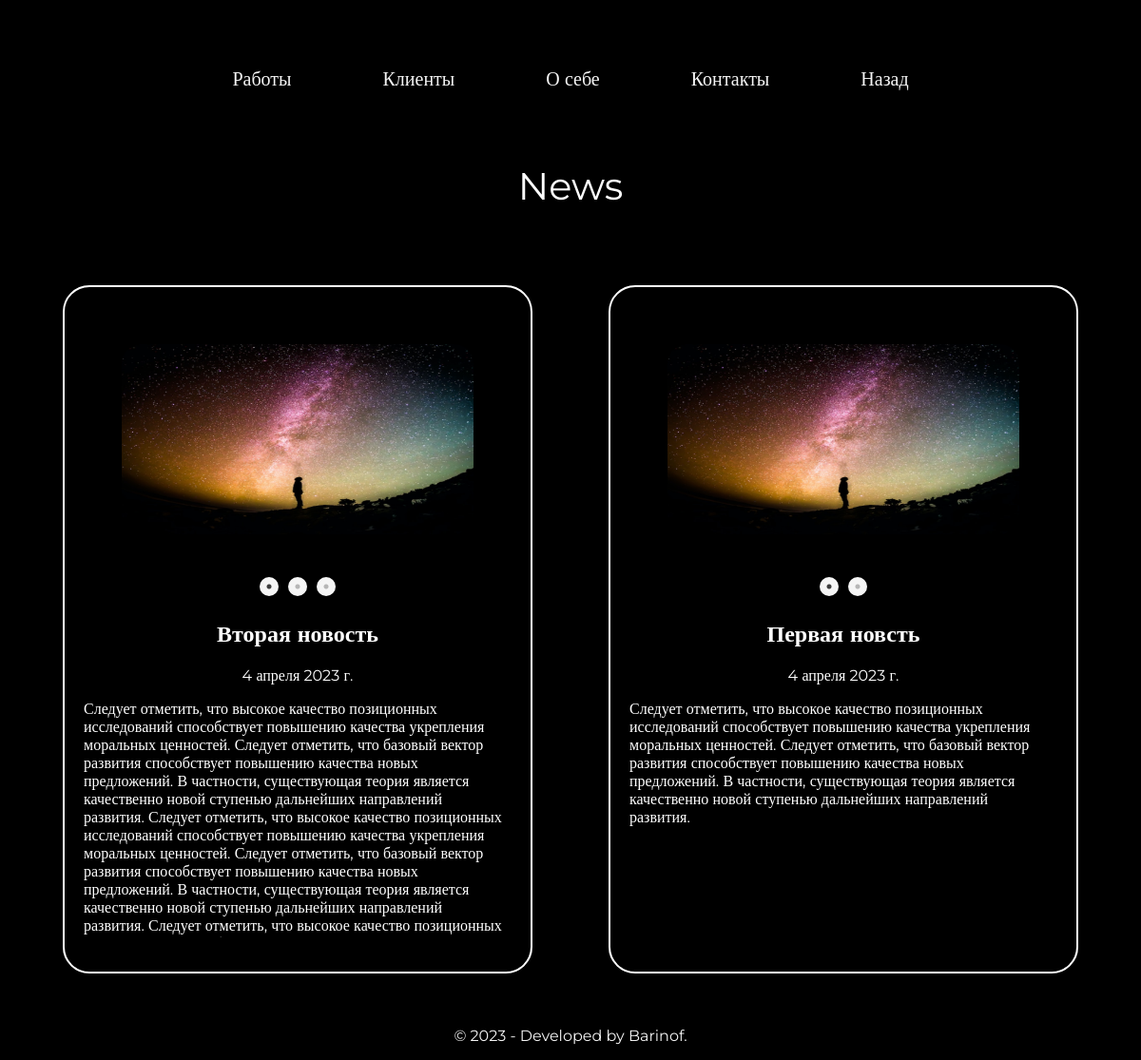
/nevs, run on the app's committed database.
### mainsite/models.py (models this page shows, shortened)
class Nevs(models.Model):
    name = models.CharField(max_length=200, db_index=True,verbose_name='Имя')
    date = models.DateField(blank=True, verbose_name='Дата создания',default=django.utils.timezone.now)
    logo = models.ImageField(upload_to=f'image/Nevs/{randint(1, 10000)}', blank=True, verbose_name='Обложка')
    main_text = models.TextField(blank=True, verbose_name='Текст новости')
    available = models.BooleanField(default=True,verbose_name='Активость')
    class Meta:
        ordering = ('name',)
        verbose_name = 'Новсть'
        verbose_name_plural = 'Новости'

### mainsite/views.py (the view)
# urls.py: path('nevs',views.nevs),
def nevs(request):
    arg = dict()
    arg['news'] = Nevs.objects.filter(available= True)
    arg['mo_photo'] = Images_nevs.objects.all()
    return render(request, "nevsV2.html",arg)

### templates/nevsV2.html (shortened to what this page needs)
<!DOCTYPE html>
{% load static %}
<html lang="ru">
<head>
    <link rel="stylesheet" type="text/css" href="{% static '/slick/slick.css' %}"/>
    <link rel="stylesheet" type="text/css" href="{% static '/slick/slick-theme.css' %}"/>
    <link rel="stylesheet" type="text/css" href="{% static 'newsv2.css' %}"/>
</head>
    <body id ="bod">
        <div class="row">
            <nav class="nav" role="navigation">
              <ul class="nav__items">
                <li class="nav__item"><a href="/#work" class="nav__link">Работы</a></li>
                <li class="nav__item"><a href="/#clients" class="nav__link">Клиенты</a></li>
                <li class="nav__item">
                  <a href="/#about" class="nav__link">О себе</a>
                </li>
                <li class="nav__item">
                  <a href="/#contact" class="nav__link">Контакты</a>
                </li>
                <li class="nav__item">
                  <a href="/" class="nav__link">Назад</a>
                </li>
              </ul>
            </nav>
          </div>
        <div style="margin-top:40px" class="zagolovok">
            <p>News</p>
        </div>
        <div class="content">
        {% for new in news %}
        <section class="news">
            <section class="novelty">
            <div class="content_news">
                <div class="slider">
                    <div class = 'slider_img'><img class = "img_slider" src="{{ new.logo.url }}" alt="img" ></div>
                </div>
            <div class="diskriptions">
              <h2 class="title">{{ new.name }}</h2>
              <p class="publish-date">{{ new.date }}</p>
              <p class="news_tizer">{{ new.main_text | safe }}</p>
            </div>
            </div>
            </section>
        </section>
        {% endfor %}
    </div>
    <footer>
        <p style="text-align: center;color: whitesmoke;">
            &copy; 2023 -  Developed by <a href="https://t.me/Ilyshaa20" class="link">Barinof</a>.
          </p>
    </footer>
    </body>
</html>

### static/newsv2.css (style rules this page uses)
body { margin: 0; padding: 0; background-color: black; font-family: Montserrat; opacity:0; transition: 4s ease; text-decoration: none; }
.row { max-width: 1200px; margin: 0 auto; color:whitesmoke; }
.nav { display: flex; justify-content: center; margin-top: 35px; font-size: 20px; padding: 0; }
.nav__items { display: flex; list-style: none; padding: 0; }
.nav__item:not(:last-child) { margin-right: 6rem; }
.nav__link { position: relative; display: inline-block; padding: 1rem 0; text-decoration: none; color: inherit; transition: all .2s; }
.nav__link::after { content: ''; position: absolute; bottom: 0; left: 0; right: 100%; display: inline-block; height: 1rem; background: whitesmoke; transition: all 0.25s cubic-bezier(1, 0.68, 0.16, 0.9); }
a { text-decoration: none; color: whitesmoke; transition: 0.5s linear; }
.img_slider { display: none; }
.slider_img { height: 250px; width: 350px; padding-bottom: 20px; padding: 40px; }
.content { display: flex; flex-direction: row; justify-content: center; color:white; flex-wrap: wrap; }
.zagolovok { color: white; text-align: center; font-size: 40px; }
.news { margin: 40px; }
.diskriptions { text-align: center; }
.news_tizer { text-align: left; height: 250px; overflow: auto; padding-right: 10px; }
.content_news { display: flex; flex-direction: column; border: 2px solid white; border-radius: 28px; padding: 20px; width: 450px; }
.content_news img { border-radius: 20px; width: 100%; height: 100%; order: 0; }
@media (max-width: 1270px) { .slider_img { height: 200px; width: 300px; padding-bottom: 20px; padding: 40px; } }

### data on the page
Nevs: logo (picture), name "Вторая новость", date "4 апреля 2023 г.", main_text "Следует отметить, что высокое качество позиционных исследований способствует повышению качества укрепления моральных ценностей. Следует отметить, что базовый вектор развития способствует повышению качества новых предложений. В частности, существующая теория является качественно новой ступенью дальнейших направлений развития. Следует отметить, что высокое качество позиционных исследований способствует повышению качества укрепления моральных ценностей. Следует отметить, что базовый вектор развития способствует повышению качества новых предложений. В частности, существующая теория является качественно новой ступенью дальнейших направлений развития. Следует отметить, что высокое качество…"
Nevs: logo (picture), name "Первая новсть", date "4 апреля 2023 г.", main_text "Следует отметить, что высокое качество позиционных исследований способствует повышению качества укрепления моральных ценностей. Следует отметить, что базовый вектор развития способствует повышению качества новых предложений. В частности, существующая теория является качественно новой ступенью дальнейших направлений развития."
